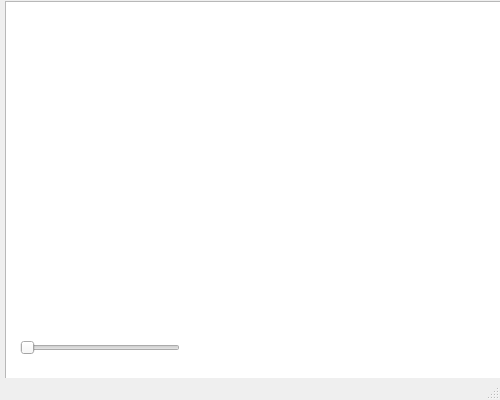
<?xml version="1.0" encoding="UTF-8"?>
<ui version="4.0">
 <class>PreviewWindow</class>
 <widget class="QMainWindow" name="PreviewWindow">
  <property name="geometry">
   <rect>
    <x>0</x>
    <y>0</y>
    <width>500</width>
    <height>400</height>
   </rect>
  </property>
  <property name="sizePolicy">
   <sizepolicy hsizetype="Expanding" vsizetype="Expanding">
    <horstretch>0</horstretch>
    <verstretch>0</verstretch>
   </sizepolicy>
  </property>
  <property name="minimumSize">
   <size>
    <width>500</width>
    <height>400</height>
   </size>
  </property>
  <property name="maximumSize">
   <size>
    <width>500</width>
    <height>400</height>
   </size>
  </property>
  <property name="windowTitle">
   <string>MainWindow</string>
  </property>
  <property name="styleSheet">
   <string notr="true"/>
  </property>
  <widget class="QWidget" name="centralwidget">
   <widget class="QGraphicsView" name="graphicsView">
    <property name="geometry">
     <rect>
      <x>5</x>
      <y>1</y>
      <width>500</width>
      <height>400</height>
     </rect>
    </property>
    <property name="sizePolicy">
     <sizepolicy hsizetype="Preferred" vsizetype="Preferred">
      <horstretch>0</horstretch>
      <verstretch>0</verstretch>
     </sizepolicy>
    </property>
    <property name="minimumSize">
     <size>
      <width>500</width>
      <height>400</height>
     </size>
    </property>
    <property name="sizeAdjustPolicy">
     <enum>QAbstractScrollArea::AdjustToContents</enum>
    </property>
   </widget>
   <widget class="QSlider" name="horizontalSlider">
    <property name="geometry">
     <rect>
      <x>20</x>
      <y>340</y>
      <width>160</width>
      <height>16</height>
     </rect>
    </property>
    <property name="sizePolicy">
     <sizepolicy hsizetype="Expanding" vsizetype="Fixed">
      <horstretch>0</horstretch>
      <verstretch>0</verstretch>
     </sizepolicy>
    </property>
    <property name="orientation">
     <enum>Qt::Horizontal</enum>
    </property>
   </widget>
  </widget>
  <widget class="QMenuBar" name="menubar">
   <property name="geometry">
    <rect>
     <x>0</x>
     <y>0</y>
     <width>500</width>
     <height>19</height>
    </rect>
   </property>
  </widget>
  <widget class="QStatusBar" name="statusbar"/>
 </widget>
 <resources/>
 <connections/>
</ui>
